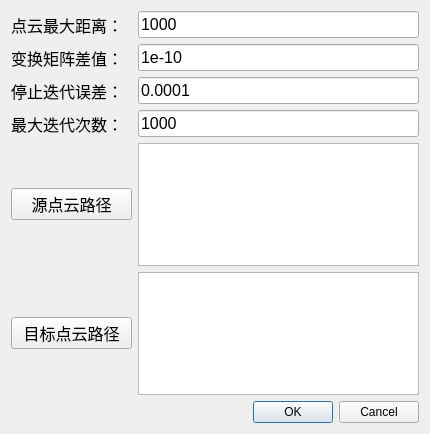
<?xml version="1.0" encoding="UTF-8"?>
<ui version="4.0">
 <class>Dialog_icp</class>
 <widget class="QDialog" name="Dialog_icp">
  <property name="geometry">
   <rect>
    <x>0</x>
    <y>0</y>
    <width>430</width>
    <height>434</height>
   </rect>
  </property>
  <property name="windowTitle">
   <string>Dialog</string>
  </property>
  <layout class="QVBoxLayout" name="verticalLayout">
   <item>
    <layout class="QHBoxLayout" name="horizontalLayout" stretch="3,7">
     <item>
      <widget class="QLabel" name="label">
       <property name="font">
        <font>
         <pointsize>12</pointsize>
        </font>
       </property>
       <property name="text">
        <string>点云最大距离：</string>
       </property>
      </widget>
     </item>
     <item>
      <widget class="QLineEdit" name="lineEdit">
       <property name="font">
        <font>
         <pointsize>12</pointsize>
        </font>
       </property>
       <property name="text">
        <string>1000</string>
       </property>
      </widget>
     </item>
    </layout>
   </item>
   <item>
    <layout class="QHBoxLayout" name="horizontalLayout_2" stretch="3,7">
     <item>
      <widget class="QLabel" name="label_2">
       <property name="font">
        <font>
         <pointsize>12</pointsize>
        </font>
       </property>
       <property name="text">
        <string>变换矩阵差值：</string>
       </property>
      </widget>
     </item>
     <item>
      <widget class="QLineEdit" name="lineEdit_2">
       <property name="font">
        <font>
         <pointsize>12</pointsize>
        </font>
       </property>
       <property name="text">
        <string>1e-10</string>
       </property>
      </widget>
     </item>
    </layout>
   </item>
   <item>
    <layout class="QHBoxLayout" name="horizontalLayout_3" stretch="3,7">
     <item>
      <widget class="QLabel" name="label_3">
       <property name="font">
        <font>
         <pointsize>12</pointsize>
        </font>
       </property>
       <property name="text">
        <string>停止迭代误差：</string>
       </property>
      </widget>
     </item>
     <item>
      <widget class="QLineEdit" name="lineEdit_3">
       <property name="font">
        <font>
         <pointsize>12</pointsize>
        </font>
       </property>
       <property name="text">
        <string>0.0001</string>
       </property>
      </widget>
     </item>
    </layout>
   </item>
   <item>
    <layout class="QHBoxLayout" name="horizontalLayout_4" stretch="3,7">
     <item>
      <widget class="QLabel" name="label_4">
       <property name="font">
        <font>
         <pointsize>12</pointsize>
        </font>
       </property>
       <property name="text">
        <string>最大迭代次数：</string>
       </property>
      </widget>
     </item>
     <item>
      <widget class="QLineEdit" name="lineEdit_4">
       <property name="font">
        <font>
         <pointsize>12</pointsize>
        </font>
       </property>
       <property name="text">
        <string>1000</string>
       </property>
      </widget>
     </item>
    </layout>
   </item>
   <item>
    <layout class="QHBoxLayout" name="horizontalLayout_5" stretch="3,7">
     <item>
      <widget class="QPushButton" name="model_pathPushButton">
       <property name="font">
        <font>
         <pointsize>12</pointsize>
        </font>
       </property>
       <property name="text">
        <string>源点云路径</string>
       </property>
      </widget>
     </item>
     <item>
      <widget class="QTextBrowser" name="textBrowser"/>
     </item>
    </layout>
   </item>
   <item>
    <layout class="QHBoxLayout" name="horizontalLayout_6" stretch="3,7">
     <property name="spacing">
      <number>6</number>
     </property>
     <item>
      <widget class="QPushButton" name="scene_pathPushButton">
       <property name="font">
        <font>
         <pointsize>12</pointsize>
        </font>
       </property>
       <property name="text">
        <string>目标点云路径</string>
       </property>
      </widget>
     </item>
     <item>
      <widget class="QTextBrowser" name="textBrowser_2"/>
     </item>
    </layout>
   </item>
   <item>
    <widget class="QDialogButtonBox" name="buttonBox">
     <property name="orientation">
      <enum>Qt::Horizontal</enum>
     </property>
     <property name="standardButtons">
      <set>QDialogButtonBox::Cancel|QDialogButtonBox::Ok</set>
     </property>
    </widget>
   </item>
  </layout>
 </widget>
 <resources/>
 <connections>
  <connection>
   <sender>buttonBox</sender>
   <signal>accepted()</signal>
   <receiver>Dialog_icp</receiver>
   <slot>accept()</slot>
   <hints>
    <hint type="sourcelabel">
     <x>248</x>
     <y>254</y>
    </hint>
    <hint type="destinationlabel">
     <x>157</x>
     <y>274</y>
    </hint>
   </hints>
  </connection>
  <connection>
   <sender>buttonBox</sender>
   <signal>rejected()</signal>
   <receiver>Dialog_icp</receiver>
   <slot>reject()</slot>
   <hints>
    <hint type="sourcelabel">
     <x>316</x>
     <y>260</y>
    </hint>
    <hint type="destinationlabel">
     <x>286</x>
     <y>274</y>
    </hint>
   </hints>
  </connection>
 </connections>
</ui>
